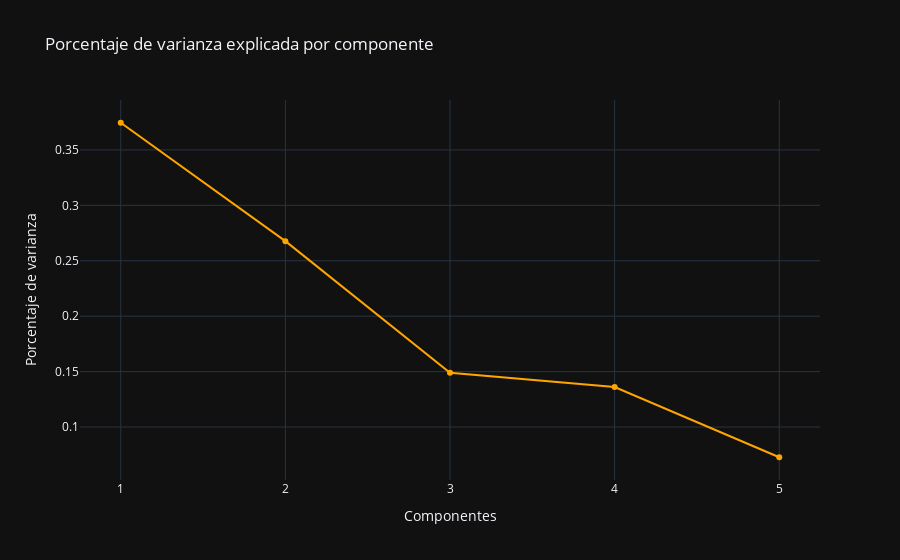

The notebook cell saved with this chart:
### Code cell
pca_95 = PCA(n_components=0.95).fit(numeric_scaled)
varianza_exp = pca_95.explained_variance_ratio_
fig = go.Figure()

fig.add_trace(
    go.Scatter(
        x = list(range(1,len(varianza_exp) + 1)),
        y = varianza_exp ,
        mode = "lines+markers",
        marker = dict(
            color = "orange"
        )
    )
)

fig.update_layout(
    template = "plotly_dark",
    xaxis = dict(
        title_text = "Componentes",
        tickmode = "array",
        tickvals = list(range(1,len(varianza_exp)+1))

    ),
    yaxis_title = "Porcentaje de varianza",
    title = "Porcentaje de varianza explicada por componente"
)

fig.show()

### Figure 1 — Plotly figure (JSON) as saved in the notebook; plotly's stock layout.template omitted (floating-point values rounded to 4 significant figures)
{"data": [{"marker": {"color": "orange"}, "mode": "lines+markers", "type": "scatter", "x": [1, 2, 3, 4, 5], "y": [0.3745, 0.2677, 0.149, 0.1361, 0.07274]}], "layout": {"title": {"text": "Porcentaje de varianza explicada por componente"}, "xaxis": {"tickmode": "array", "tickvals": [1, 2, 3, 4, 5], "title": {"text": "Componentes"}}, "yaxis": {"title": {"text": "Porcentaje de varianza"}}}}
